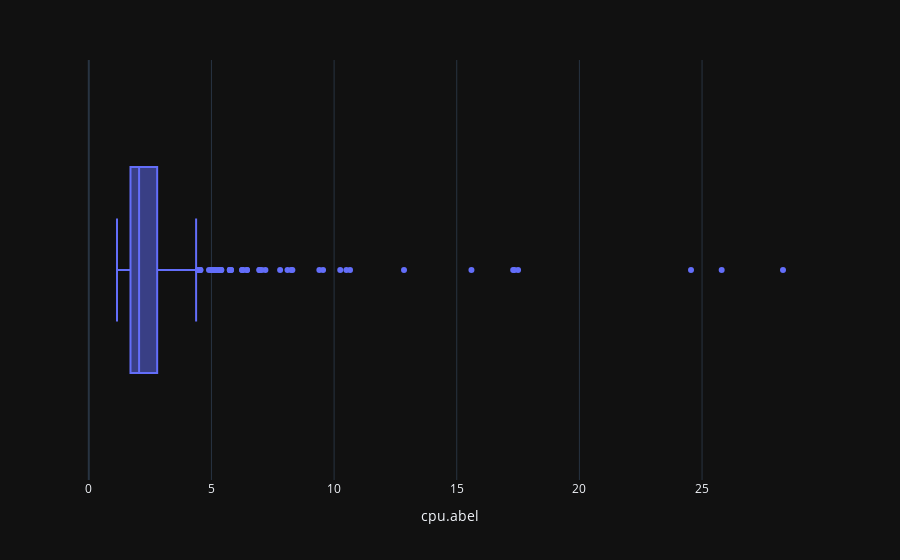

Notebook cell for this chart:
### Code cell
#import plotly.express as px
df = px.data.tips()
fig = px.box(df2, x="cpu.abel")
fig.show()

### Figure 1 — Plotly figure (JSON) as saved in the notebook; plotly's stock layout.template omitted (floating-point values rounded to 4 significant figures; data arrays with more than 128 entries replaced by an {"elided": "..."} marker saying what was removed)
{"data": [{"alignmentgroup": "True", "hovertemplate": "cpu.abel=%{x}<extra></extra>", "legendgroup": "", "marker": {"color": "#636efa"}, "name": "", "notched": false, "offsetgroup": "", "orientation": "h", "showlegend": false, "x": {"elided": "583 float values"}, "x0": " ", "xaxis": "x", "y0": " ", "yaxis": "y", "type": "box"}], "layout": {"xaxis": {"anchor": "y", "domain": [0.0, 1.0], "title": {"text": "cpu.abel"}}, "yaxis": {"anchor": "x", "domain": [0.0, 1.0]}, "legend": {"tracegroupgap": 0}, "margin": {"t": 60}, "boxmode": "group"}}
